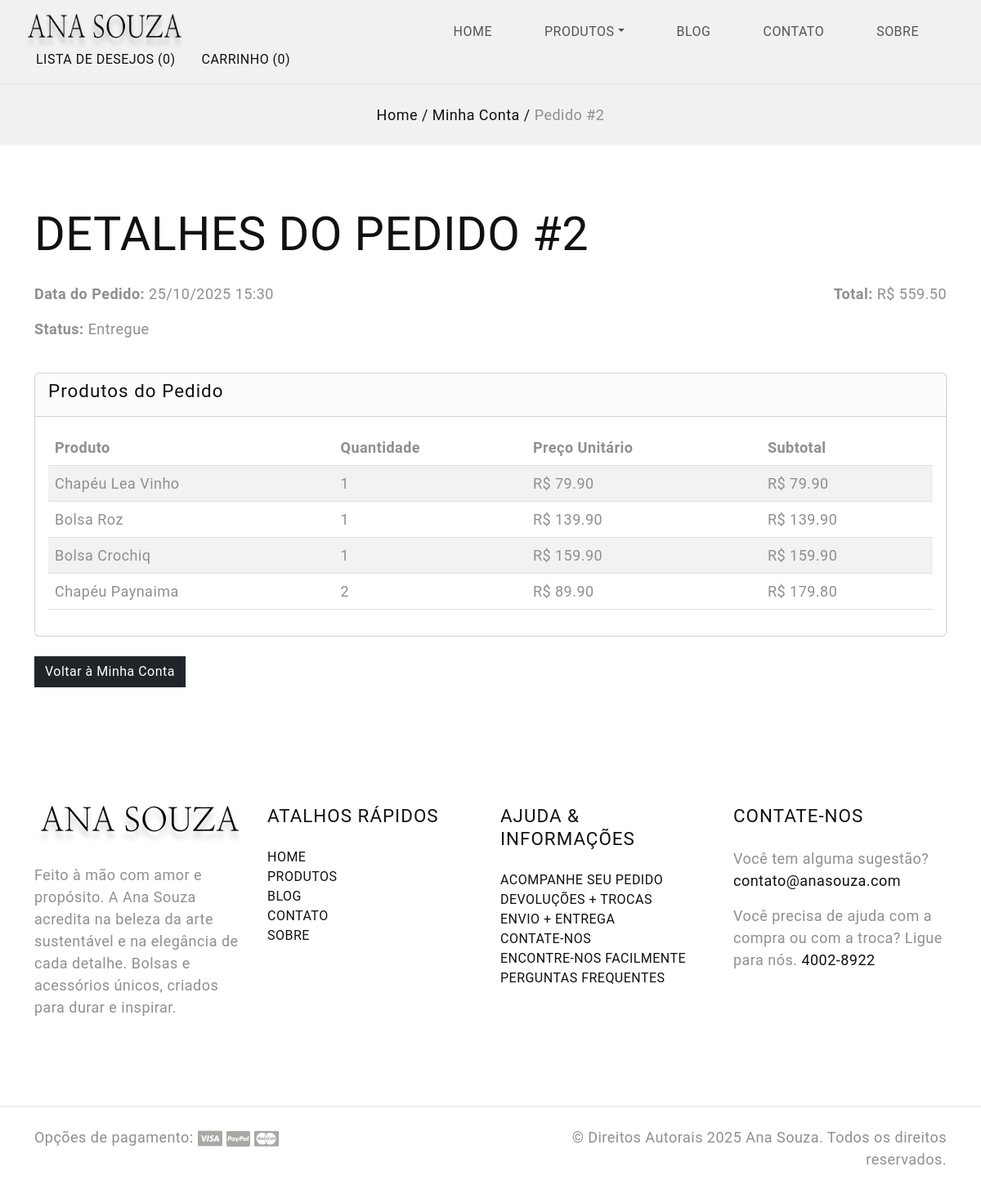
The page /order/2 (signed in) on the database its author committed.
### app.py (models this page shows)
class Pedido(db.Model):
    id = db.Column(db.Integer, primary_key=True)
    data = db.Column(db.DateTime, default=datetime.utcnow)
    status = db.Column(db.String(50), default="Em processamento")
    usuario_id = db.Column(db.Integer, db.ForeignKey("usuario.id"), nullable=False)
    itens = db.relationship("PedidoProduto", backref="pedido", lazy=True)
    def total(self):
        return sum([item.preco_unitario * item.quantidade for item in self.itens])

class PedidoProduto(db.Model):
    id = db.Column(db.Integer, primary_key=True)
    pedido_id = db.Column(db.Integer, db.ForeignKey("pedido.id"), nullable=False)
    produto_id = db.Column(db.Integer, db.ForeignKey("produto.id"), nullable=False)
    quantidade = db.Column(db.Integer, nullable=False, default=1)
    preco_unitario = db.Column(db.Float, nullable=False)
    produto = db.relationship("Produto")

class Produto(db.Model):
    id = db.Column(db.Integer, primary_key=True)
    nome = db.Column(db.String(100), nullable=False)
    descricao = db.Column(db.Text, nullable=False)
    preco = db.Column(db.Float, nullable=False)
    quantidade_estoque = db.Column(db.Integer, nullable=False)
    cor = db.Column(db.String(50))
    imagem = db.Column(db.String(200))  # caminho da imagem na pasta static

### app.py (the view)
@app.route('/order/<int:id>')
def order_details(id):
    user_email = session.get('usuario')
    if not user_email:
        return redirect(url_for('login'))
    user = Usuario.query.filter_by(email=user_email).first()
    if not user:
        return redirect(url_for('login'))
    pedido = Pedido.query.filter_by(id=id, usuario_id=user.id).first()
    if not pedido:
        return "Pedido não encontrado ou você não tem permissão para ver este pedido.", 404
    produtos_pedido = PedidoProduto.query.filter_by(pedido_id=pedido.id).all()
    return render_template('order_details.html', pedido=pedido, produtos_pedido=produtos_pedido)

### templates/order_details.html (shortened to what this page needs)
<!DOCTYPE html>
<html lang="pt-BR">
<head>
  <link href="https://cdn.jsdelivr.net/npm/bootstrap@5.3.0-alpha3/dist/css/bootstrap.min.css" rel="stylesheet">
  <link rel="stylesheet" href="https://cdnjs.cloudflare.com/ajax/libs/font-awesome/6.4.2/css/all.min.css">
  <link rel="stylesheet" href="{{ url_for('static', filename='css/style.css') }}">
</head>
<body class="homepage">
  {% include 'navbar.html' %}
  <section class="hero-section bg-light py-4">
    <div class="container">
      <div class="row">
        <div class="text-center">
          <div class="breadcrumbs">
            <span class="item"><a href="{{ url_for('home') }}">Home /</a></span>
            <span class="item"><a href="{{ url_for('user_info') }}">Minha Conta /</a></span>
            <span class="item">Pedido #{{ pedido.id }}</span>
          </div>
        </div>
      </div>
    </div>
  </section>
  <section id="order-details" class="py-5">
    <div class="container">
      <h2 class="section-title text-uppercase mb-4">Detalhes do Pedido #{{ pedido.id }}</h2>
      <div class="row mb-4">
        <div class="col-md-6">
          <p><strong>Data do Pedido:</strong> {{ pedido.data.strftime('%d/%m/%Y %H:%M') }}</p>
          <p><strong>Status:</strong> {{ pedido.status }}</p>
        </div>
        <div class="col-md-6 text-end">
          <p><strong>Total:</strong>  R$ {{ "%.2f"|format(pedido.total()) }}</p>
        </div>
      </div>
      <div class="row">
        <div class="col-12">
          <div class="card">
            <div class="card-header">
              <h5>Produtos do Pedido</h5>
            </div>
            <div class="card-body table-responsive">
              <table class="table table-striped">
                <thead>
                  <tr>
                    <th>Produto</th>
                    <th>Quantidade</th>
                    <th>Preço Unitário</th>
                    <th>Subtotal</th>
                  </tr>
                </thead>
                <tbody>
                  {% for item in produtos_pedido %}
                  <tr>
                    <td>{{ item.produto.nome }}</td>
                    <td>{{ item.quantidade }}</td>
                    <td>R$ {{ "%.2f"|format(item.preco_unitario) }}</td>
                    <td>R$ {{ "%.2f"|format(item.preco_unitario * item.quantidade) }}</td>
                  </tr>
                  {% else %}
                  <tr>
                    <td colspan="4" class="text-center">Nenhum produto encontrado neste pedido</td>
                  </tr>
                  {% endfor %}
                </tbody>
              </table>
            </div>
          </div>
        </div>
      </div>
      <div class="mt-4">
        <a href="{{ url_for('user_info') }}" class="btn btn-dark">Voltar à Minha Conta</a>
      </div>
    </div>
  </section>
    <footer id="footer" class="mt-5">
    <div class="container">
      <div class="row d-flex flex-wrap justify-content-between py-5">
        <div class="col-md-3 col-sm-6">
          <div class="footer-menu footer-menu-001">
            <div class="footer-intro mb-4">
              <a href="{{ url_for('home') }}">
                <img src="static/resource/logo.png" alt="logo">
              </a>
            </div>
            <p>Feito à mão com amor e propósito. A Ana Souza acredita na beleza da arte sustentável e na elegância de cada detalhe.
              Bolsas e acessórios únicos, criados para durar e inspirar.</p>
            <div class="social-links">
              <ul class="list-unstyled d-flex flex-wrap gap-3">
                <li>
                  <a href="#" class="text-secondary">
                    <svg width="24" height="24" viewBox="0 0 24 24">
                      <use xlink:href="#facebook"></use>
                    </svg>
                  </a>
                </li>
                <li>
                  <a href="#" class="text-secondary">
                    <svg width="24" height="24" viewBox="0 0 24 24">
                      <use xlink:href="#twitter"></use>
                    </svg>
                  </a>
                </li>
                <li>
                  <a href="#" class="text-secondary">
                    <svg width="24" height="24" viewBox="0 0 24 24">
                      <use xlink:href="#youtube"></use>
                    </svg>
                  </a>
                </li>
                <li>
                  <a href="#" class="text-secondary">
                    <svg width="24" height="24" viewBox="0 0 24 24">
                      <use xlink:href="#pinterest"></use>
                    </svg>
                  </a>
                </li>
                <li>
                  <a href="#" class="text-secondary">
                    <svg width="24" height="24" viewBox="0 0 24 24">
                      <use xlink:href="#instagram"></use>
                    </svg>
                  </a>
                </li>
              </ul>
            </div>
          </div>
        </div>
        <div class="col-md-3 col-sm-6">
          <div class="footer-menu footer-menu-002">
            <h5 class="widget-title text-uppercase mb-4">Atalhos rápidos</h5>
            <ul class="menu-list list-unstyled text-uppercase border-animation-left fs-6">
              <li class="menu-item">
                <a href="{{ url_for('home') }}" class="item-anchor">Home</a>
              </li>
              <li class="menu-item">
                <a href="{{ url_for('all_products') }}" class="item-anchor">Produtos</a>
              </li>
              <li class="menu-item">
                <a href="{{ url_for('blog') }}" class="item-anchor">Blog</a>
              </li>
              <li class="menu-item">
                <a href="{{ url_for('contact') }}" class="item-anchor">Contato</a>
              </li>
              <li class="menu-item">
                <a href="{{ url_for('lading_page') }}" class="item-anchor">Sobre</a>
              </li>
            </ul>
          </div>
        </div>
        <div class="col-md-3 col-sm-6">
          <div class="footer-menu footer-menu-003">
            <h5 class="widget-title text-uppercase mb-4">Ajuda & Informações</h5>
            <ul class="menu-list list-unstyled text-uppercase border-animation-left fs-6">
              <li class="menu-item">
                <a href="#" class="item-anchor">Acompanhe seu pedido</a>
              </li>
              <li class="menu-item">
                <a href="#" class="item-anchor">Devoluções + Trocas</a>
              </li>
              <li class="menu-item">
                <a href="#" class="item-anchor">Envio + Entrega</a>
              </li>
              <li class="menu-item">
                <a href="{{ url_for('contact') }}" class="item-anchor">Contate-nos</a>
              </li>
              <li class="menu-item">
                <a href="{{ url_for('contact') }}" class="item-anchor">Encontre-nos facilmente</a>
              </li>
              <li class="menu-item">
                <a href="#" class="item-anchor">Perguntas Frequentes</a>
              </li>
            </ul>
          </div>
        </div>
        <div class="col-md-3 col-sm-6">
          <div class="footer-menu footer-menu-004 border-animation-left">
            <h5 class="widget-title text-uppercase mb-4">Contate-nos</h5>
            <p>Você tem alguma sugestão? <a href="mailto:contato@yourcompany.com"
                class="item-anchor">contato@anasouza.com</a></p>
            <p>Você precisa de ajuda com a compra ou com a troca? Ligue para nós. <a href="tel:40028922" class="item-anchor">4002-8922</a>
            </p>
          </div>
        </div>
      </div>
    </div>
    <div class="border-top py-4">
      <div class="container">
        <div class="row">
          <div class="col-md-6 d-flex flex-wrap">
            <div class="payment-option">
              <span>Opções de pagamento:</span>
              <img src="static/resource/visa-card.png" alt="card">
              <img src="static/resource/paypal-card.png" alt="card">
              <img src="static/resource/master-card.png" alt="card">
            </div>
          </div>
          <div class="col-md-6 text-end">
            <p>© Direitos Autorais 2025 Ana Souza. Todos os direitos reservados. </p>
          </div>
        </div>
      </div>
    </div>
  </footer>
</body>
</html>

### static/css/style.css (style rules this page uses)
body { --heading-font: "Marcellus", Roboto, sans-serif; --heading-font-weight: 400; --heading-color: #111; --heading-line-height: 1.24; --swiper-theme-color: #8C907E; --bs-body-font-family: "Jost", Roboto, sans-serif; --bs-body-font-size: 18px; --bs-body-font-weight: 400; --bs-body-line-height: 1.5; --bs-body-color: #8f8f8f; --bs-body-color-rgb: 143, 143, 143; --bs-primary: #8C907E; --bs-secondary: #6c757d; --bs-black: #111; --bs-light: #F1F1F0; --bs-dark: #212529; --bs-gray: #9aa1a7; --bs-gray-dark: #51565b; --bs-primary-rgb: 140, 144, 126; --bs-secondary-rgb: 108, 117, 125; --bs-black-rgb: 17, 17, 17; --bs-light-rgb: 241, 241, 240; --bs-dark-rgb: 33, 37, 41; --bs-link-color: #111; --bs-link-color-rgb: 17, 17, 17; --bs-link-decoration: underline; --bs-link-hover-color: #111; --bs-link-hover-color-rgb: 17, 17, 17; }
body { letter-spacing: 0.03rem; }
h1, .h1, h2, .h2, h3, .h3, h4, .h4, h5, .h5, h6, .h6 { font-family: var(--heading-font); font-weight: var(--heading-font-weight); color: var(--heading-color); line-height: var(--heading-line-height); }
h1, h2, h3 { margin: 25px 0; }
h5, h6 { letter-spacing: 1px; }
h2, .h2 { font-size: 3.6rem; }
h5, .h5 { font-size: 1.4rem; }
a { text-decoration: none; }
.btn { --bs-btn-border-radius: 0; }
.border-animation-left .item-anchor { position: relative; margin-bottom: 20px; }
.border-animation-left .item-anchor:after { content: ""; position: absolute; width: 0; height: 1px; left: 0; bottom: 0; z-index: 9; background: var(--bs-dark); transition: all 0.5s ease; }
.border-animation-left.light-border .item-anchor:after, .border-animation-left .item-anchor:after { background: var(--bs-dark); }

### rows shown on the page
Pedido: id "2", data "25/10/2025 15:30", status "Entregue"
PedidoProduto: total "559.50", produto.nome "Chapéu Lea Vinho", quantidade "1", preco_unitario "79.90", item.preco_unitario*item.quantidade "79.90"
PedidoProduto: produto.nome "Bolsa Roz", quantidade "1", preco_unitario "139.90", item.preco_unitario*item.quantidade "139.90"
PedidoProduto: produto.nome "Bolsa Crochiq", quantidade "1", preco_unitario "159.90", item.preco_unitario*item.quantidade "159.90"
PedidoProduto: produto.nome "Chapéu Paynaima", quantidade "2", preco_unitario "89.90", item.preco_unitario*item.quantidade "179.80"
